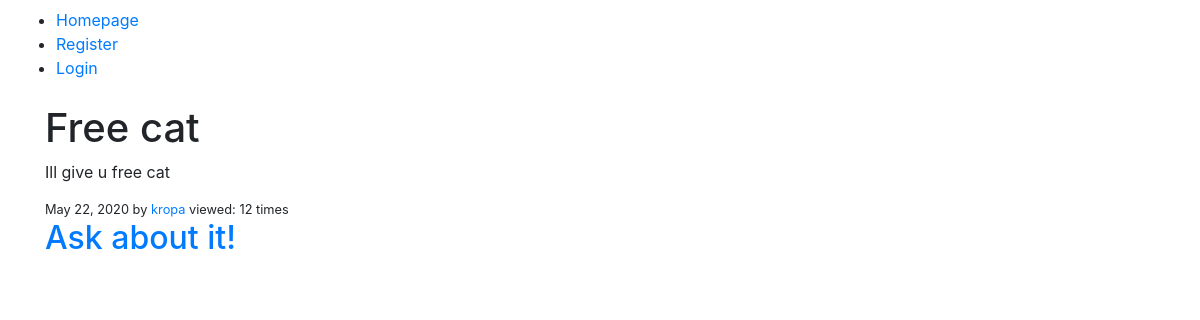
Screenshot of /ad/9 with the database file from the repository.
### ads/models.py (models this page shows, shortened)
class Ad(models.Model):
    CATEGORIES_CHOICES = [
        ('Cars', 'Cars'),
        ('Work', 'Work'),
        ('Animals', 'Animals'),
        ('Electronics', 'Electronics'),
        ('Sport', 'Sport'),
    ]
    title = models.CharField(max_length=100)
    content = models.TextField()
    category = models.CharField(max_length=100, choices=CATEGORIES_CHOICES)
    date_posted = models.DateField(default=timezone.now)
    author = models.ForeignKey(User, on_delete=models.CASCADE) #usunięcie usera usunie jego posty
    image = models.ImageField(upload_to='media', null=True, blank=True)
    times_viewed = models.IntegerField(default=0)

### ads/views.py (the view)
# urls.py: path('ad/<int:pk>', AdDetailView.as_view(), name='ad-detail'),
class AdDetailView(DetailView):
    model = Ad
    def get_object(self):
        obj = super().get_object()
        obj.times_viewed += 1
        obj.save()
        return obj

### ads/templates/ads/ad_detail.html (shortened to what this page needs)
{% extends 'ads/base.html' %}
{% block content %}
    <h1>{{ ad.title }}</h1>
    <p>{{ ad.content }}</p>
    <small>{{ ad.date_posted }} by <a href="{% url 'profile' username=ad.author.username %}">{{ ad.author }}</a> viewed: {{ ad.times_viewed }} times</small>
    <h2><a href="{% url 'message-create' receiver_id=ad.author.id %}">Ask about it!</a></h2>
{% endblock %}

### rows the page displays
Ad: title "Free cat", content "Ill give u free cat", date_posted "May 22, 2020", author "kropa", times_viewed "12"
